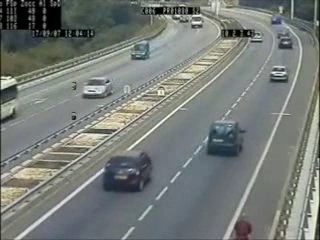
#> input picture frame 75 of car1.avi, 320 x 240 px
$ python car_detect.py
#> lines starting #> are read from the running program, lines starting #| are printed output that depends on the picture; after the words box and inside, x2 and y2 are one past the last pixel; in counts of white or black regions, pixels touching at a corner belong together
import cv2

def main():
    car_cascade=cv2.CascadeClassifier("cars.xml")

    cam=cv2.VideoCapture("car1.avi")

    while cam.isOpened():

        ret,frame=cam.read()
#> frame is the input picture: shape (240, 320, 3); mean B, G, R 120, 123.9, 118.8

        if not ret:
            print("Kapat")
            break

        gray=cv2.cvtColor(frame,cv2.COLOR_BGR2GRAY)

        #Histogram ayrıntıları gösterme
        gray=cv2.equalizeHist(gray)
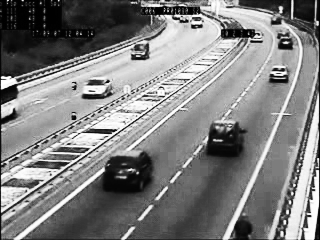
#> gray: shape (240, 320); min 0, max 255, mean 127.9

        cars=car_cascade.detectMultiScale(gray,1.1,2)
#> cars = [[79, 78, 31, 31], [116, 29, 44, 44], [250, 50, 49, 49], [71, 67, 46, 46]]

        for x,y,w,h in cars:
            cv2.rectangle(frame,(x,y),(x+w,y+h),(255,0,0),2)
            frame[y:y+h,x:x+w,2]=255
#> this loop made 4 passes
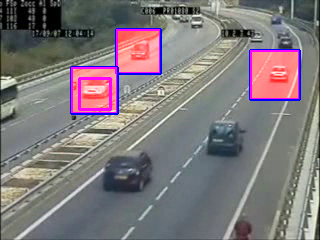
#> frame: shape (240, 320, 3); 9.46% of pixels changed, all inside (x1, y1, x2, y2) = (70, 28, 301, 115)

        cv2.imshow("frame",frame)

        if cv2.waitKey(33)&0xFF==ord("q"):
#> (key q is pressed here)
            break

    cam.release()
    cv2.destroyAllWindows()

#Dosyanın ismi main ise
#Kod import ediliyorsa farklı isimde olur bu main çalışmaz car,otobus,bisiklet vb...
if __name__=="__main__":
    main()

#Farklı klasörde çalıştırmak için
#import car_detect
#car_detect.main()
#cascade yapısını değiştirerek farklı nesneler bulunabilir.

$ run again, starting later in the video
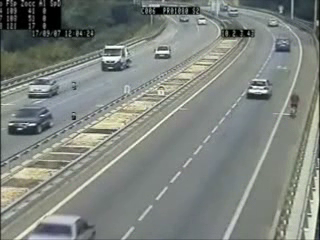
#> input picture frame 337 of car1.avi, 320 x 240 px
#> in main, frame is the input picture: shape (240, 320, 3); mean B, G, R 126.3, 131.7, 126
#> in main, `gray=cv2.equalizeHist(gray)`:
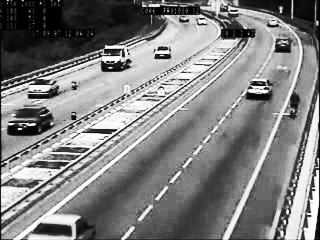
#> gray: shape (240, 320); min 0, max 255, mean 128.3
#> cars = [[87, 33, 54, 54], [235, 68, 46, 46], [1, 104, 44, 44]]
#> the loop in main, `for x,y,w,h in cars:` made 3 passes
#> after the loop in main, `for x,y,w,h in cars:`:
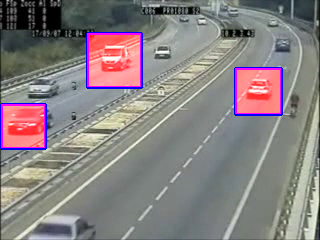
#> frame: shape (240, 320, 3); 10.22% of pixels changed, all inside (x1, y1, x2, y2) = (0, 32, 283, 150)

$ run again, starting later in the video
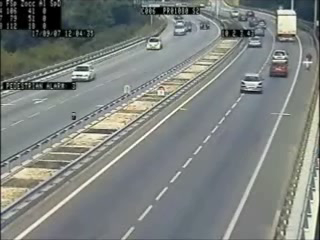
#> input picture frame 600 of car1.avi, 320 x 240 px
#> in main, frame is the input picture: shape (240, 320, 3); mean B, G, R 126.6, 129.8, 124.9
#> in main, `gray=cv2.equalizeHist(gray)`:
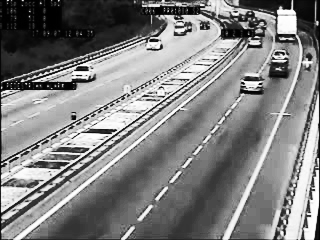
#> gray: shape (240, 320); min 0, max 255, mean 128.4
#> cars = [[243, 32, 23, 23], [190, 10, 27, 27], [27, 47, 61, 61]]
#> the loop in main, `for x,y,w,h in cars:` made 3 passes
#> after the loop in main, `for x,y,w,h in cars:`:
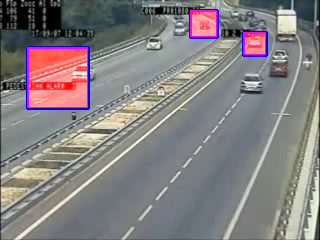
#> frame: shape (240, 320, 3); 7.37% of pixels changed, all inside (x1, y1, x2, y2) = (26, 9, 268, 110)
